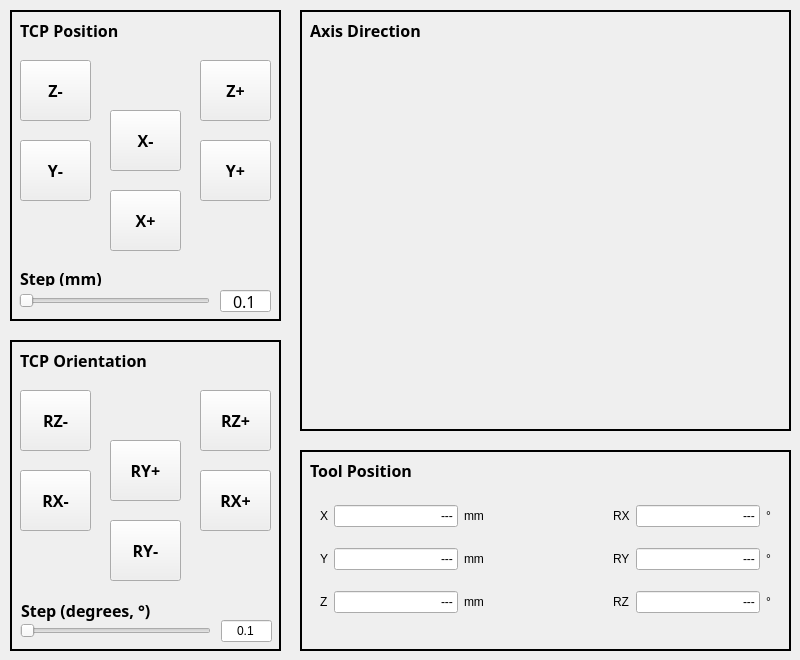
    <widget class="QWidget" name="tab_XYZ">
     <attribute name="title">
      <string>XYZ</string>
     </attribute>
     <widget class="QFrame" name="frame_tool_position">
      <property name="geometry">
       <rect>
        <x>300</x>
        <y>450</y>
        <width>491</width>
        <height>201</height>
       </rect>
      </property>
      <property name="frameShape">
       <enum>QFrame::Shape::Box</enum>
      </property>
      <property name="frameShadow">
       <enum>QFrame::Shadow::Plain</enum>
      </property>
      <property name="lineWidth">
       <number>2</number>
      </property>
      <property name="midLineWidth">
       <number>0</number>
      </property>
      <widget class="QLabel" name="label_tool_position">
       <property name="geometry">
        <rect>
         <x>10</x>
         <y>10</y>
         <width>251</width>
         <height>20</height>
        </rect>
       </property>
       <property name="font">
        <font>
         <family>Yu Gothic</family>
         <pointsize>12</pointsize>
         <bold>true</bold>
        </font>
       </property>
       <property name="text">
        <string>Tool Position</string>
       </property>
      </widget>
      <widget class="QWidget" name="layoutWidget">
       <property name="geometry">
        <rect>
         <x>20</x>
         <y>40</y>
         <width>451</width>
         <height>141</height>
        </rect>
       </property>
       <layout class="QGridLayout" name="gridLayout">
        <item row="0" column="4">
         <widget class="QLabel" name="label_9">
          <property name="text">
           <string>RX</string>
          </property>
         </widget>
        </item>
        <item row="0" column="3">
         <spacer name="horizontalSpacer">
          <property name="orientation">
           <enum>Qt::Orientation::Horizontal</enum>
          </property>
          <property name="sizeHint" stdset="0">
           <size>
            <width>13</width>
            <height>20</height>
           </size>
          </property>
         </spacer>
        </item>
        <item row="2" column="6">
         <widget class="QLabel" name="label_8">
          <property name="text">
           <string>°</string>
          </property>
         </widget>
        </item>
        <item row="1" column="2">
         <widget class="QLabel" name="label_5">
          <property name="text">
           <string>mm</string>
          </property>
         </widget>
        </item>
        <item row="1" column="5">
         <widget class="QLineEdit" name="lineEdit_RY">
          <property name="text">
           <string>---</string>
          </property>
          <property name="alignment">
           <set>Qt::AlignmentFlag::AlignRight|Qt::AlignmentFlag::AlignTrailing|Qt::AlignmentFlag::AlignVCenter</set>
          </property>
          <property name="readOnly">
           <bool>true</bool>
          </property>
         </widget>
        </item>
        <item row="0" column="6">
         <widget class="QLabel" name="label_7">
          <property name="text">
           <string>°</string>
          </property>
         </widget>
        </item>
        <item row="0" column="2">
         <widget class="QLabel" name="label_4">
          <property name="text">
           <string>mm</string>
          </property>
         </widget>
        </item>
        <item row="0" column="0">
         <widget class="QLabel" name="label">
          <property name="text">
           <string>X</string>
          </property>
         </widget>
        </item>
        <item row="0" column="1">
         <widget class="QLineEdit" name="lineEdit_X">
          <property name="text">
           <string>---</string>
          </property>
          <property name="cursorPosition">
           <number>3</number>
          </property>
          <property name="alignment">
           <set>Qt::AlignmentFlag::AlignRight|Qt::AlignmentFlag::AlignTrailing|Qt::AlignmentFlag::AlignVCenter</set>
          </property>
          <property name="readOnly">
           <bool>true</bool>
          </property>
         </widget>
        </item>
        <item row="1" column="6">
         <widget class="QLabel" name="label_12">
          <property name="text">
           <string>°</string>
          </property>
         </widget>
        </item>
        <item row="2" column="5">
         <widget class="QLineEdit" name="lineEdit_RZ">
          <property name="text">
           <string>---</string>
          </property>
          <property name="alignment">
           <set>Qt::AlignmentFlag::AlignRight|Qt::AlignmentFlag::AlignTrailing|Qt::AlignmentFlag::AlignVCenter</set>
          </property>
          <property name="readOnly">
           <bool>true</bool>
          </property>
         </widget>
        </item>
        <item row="2" column="1">
         <widget class="QLineEdit" name="lineEdit_Z">
          <property name="enabled">
           <bool>true</bool>
          </property>
          <property name="text">
           <string>---</string>
          </property>
          <property name="alignment">
           <set>Qt::AlignmentFlag::AlignRight|Qt::AlignmentFlag::AlignTrailing|Qt::AlignmentFlag::AlignVCenter</set>
          </property>
          <property name="readOnly">
           <bool>true</bool>
          </property>
         </widget>
        </item>
        <item row="0" column="5">
         <widget class="QLineEdit" name="lineEdit_RX">
          <property name="text">
           <string>---</string>
          </property>
          <property name="alignment">
           <set>Qt::AlignmentFlag::AlignRight|Qt::AlignmentFlag::AlignTrailing|Qt::AlignmentFlag::AlignVCenter</set>
          </property>
          <property name="readOnly">
           <bool>true</bool>
          </property>
         </widget>
        </item>
        <item row="1" column="1">
         <widget class="QLineEdit" name="lineEdit_Y">
          <property name="text">
           <string>---</string>
          </property>
          <property name="alignment">
           <set>Qt::AlignmentFlag::AlignRight|Qt::AlignmentFlag::AlignTrailing|Qt::AlignmentFlag::AlignVCenter</set>
          </property>
          <property name="readOnly">
           <bool>true</bool>
          </property>
         </widget>
        </item>
        <item row="1" column="4">
         <widget class="QLabel" name="label_10">
          <property name="text">
           <string>RY</string>
          </property>
         </widget>
        </item>
        <item row="2" column="0">
         <widget class="QLabel" name="label_3">
          <property name="text">
           <string>Z</string>
          </property>
         </widget>
        </item>
        <item row="2" column="2">
         <widget class="QLabel" name="label_6">
          <property name="text">
           <string>mm</string>
          </property>
         </widget>
        </item>
        <item row="1" column="0">
         <widget class="QLabel" name="label_2">
          <property name="text">
           <string>Y</string>
          </property>
         </widget>
        </item>
        <item row="2" column="4">
         <widget class="QLabel" name="label_11">
          <property name="text">
           <string>RZ</string>
          </property>
         </widget>
        </item>
       </layout>
      </widget>
     </widget>
     <widget class="QFrame" name="frame_axis_direction">
      <property name="geometry">
       <rect>
        <x>300</x>
        <y>10</y>
        <width>491</width>
        <height>421</height>
       </rect>
      </property>
      <property name="frameShape">
       <enum>QFrame::Shape::Box</enum>
      </property>
      <property name="frameShadow">
       <enum>QFrame::Shadow::Plain</enum>
      </property>
      <property name="lineWidth">
       <number>2</number>
      </property>
      <property name="midLineWidth">
       <number>0</number>
      </property>
      <widget class="QLabel" name="label_axis_picture">
       <property name="geometry">
        <rect>
         <x>10</x>
         <y>10</y>
         <width>251</width>
         <height>20</height>
        </rect>
       </property>
       <property name="font">
        <font>
         <family>Yu Gothic</family>
         <pointsize>12</pointsize>
         <bold>true</bold>
        </font>
       </property>
       <property name="text">
        <string>Axis Direction</string>
       </property>
      </widget>
      <widget class="QLabel" name="axis_picture">
       <property name="geometry">
        <rect>
         <x>10</x>
         <y>60</y>
         <width>471</width>
         <height>331</height>
        </rect>
       </property>
       <property name="text">
        <string/>
       </property>
       <property name="pixmap">
        <pixmap>rcc/axis_png.png</pixmap>
       </property>
       <property name="scaledContents">
        <bool>true</bool>
       </property>
      </widget>
     </widget>
     <widget class="QFrame" name="frame_tcp_orientation">
      <property name="geometry">
       <rect>
        <x>10</x>
        <y>340</y>
        <width>271</width>
        <height>311</height>
       </rect>
      </property>
      <property name="frameShape">
       <enum>QFrame::Shape::Box</enum>
      </property>
      <property name="frameShadow">
       <enum>QFrame::Shadow::Plain</enum>
      </property>
      <property name="lineWidth">
       <number>2</number>
      </property>
      <property name="midLineWidth">
       <number>0</number>
      </property>
      <widget class="QPushButton" name="btn_RYm">
       <property name="geometry">
        <rect>
         <x>100</x>
         <y>180</y>
         <width>71</width>
         <height>61</height>
        </rect>
       </property>
       <property name="font">
        <font>
         <family>Yu Gothic</family>
         <pointsize>12</pointsize>
         <bold>true</bold>
         <underline>false</underline>
        </font>
       </property>
       <property name="cursor">
        <cursorShape>PointingHandCursor</cursorShape>
       </property>
       <property name="text">
        <string>RY-</string>
       </property>
      </widget>
      <widget class="QLabel" name="label_tcp_orientation">
       <property name="geometry">
        <rect>
         <x>10</x>
         <y>10</y>
         <width>251</width>
         <height>20</height>
        </rect>
       </property>
       <property name="font">
        <font>
         <family>Yu Gothic</family>
         <pointsize>12</pointsize>
         <bold>true</bold>
        </font>
       </property>
       <property name="text">
        <string>TCP Orientation</string>
       </property>
      </widget>
      <widget class="QPushButton" name="btn_RYp">
       <property name="geometry">
        <rect>
         <x>100</x>
         <y>100</y>
         <width>71</width>
         <height>61</height>
        </rect>
       </property>
       <property name="font">
        <font>
         <family>Yu Gothic</family>
         <pointsize>12</pointsize>
         <italic>false</italic>
         <bold>true</bold>
         <underline>false</underline>
         <strikeout>false</strikeout>
         <kerning>true</kerning>
        </font>
       </property>
       <property name="cursor">
        <cursorShape>PointingHandCursor</cursorShape>
       </property>
       <property name="text">
        <string>RY+</string>
       </property>
      </widget>
      <widget class="QPushButton" name="btn_RXp">
       <property name="geometry">
        <rect>
         <x>190</x>
         <y>130</y>
         <width>71</width>
         <height>61</height>
        </rect>
       </property>
       <property name="font">
        <font>
         <family>Yu Gothic</family>
         <pointsize>12</pointsize>
         <bold>true</bold>
         <underline>false</underline>
        </font>
       </property>
       <property name="cursor">
        <cursorShape>PointingHandCursor</cursorShape>
       </property>
       <property name="text">
        <string>RX+</string>
       </property>
      </widget>
      <widget class="QPushButton" name="btn_RXm">
       <property name="geometry">
        <rect>
         <x>10</x>
         <y>130</y>
         <width>71</width>
         <height>61</height>
        </rect>
       </property>
       <property name="font">
        <font>
         <family>Yu Gothic</family>
         <pointsize>12</pointsize>
         <bold>true</bold>
         <underline>false</underline>
        </font>
       </property>
       <property name="cursor">
        <cursorShape>PointingHandCursor</cursorShape>
       </property>
       <property name="text">
        <string>RX-</string>
       </property>
      </widget>
      <widget class="QPushButton" name="btn_RZm">
       <property name="geometry">
        <rect>
         <x>10</x>
         <y>50</y>
         <width>71</width>
         <height>61</height>
        </rect>
       </property>
       <property name="font">
        <font>
         <family>Yu Gothic</family>
         <pointsize>12</pointsize>
         <bold>true</bold>
         <underline>false</underline>
        </font>
       </property>
       <property name="cursor">
        <cursorShape>PointingHandCursor</cursorShape>
       </property>
       <property name="text">
        <string>RZ-</string>
       </property>
       <property name="iconSize">
        <size>
         <width>50</width>
         <height>50</height>
        </size>
       </property>
      </widget>
      <widget class="QPushButton" name="btn_RZp">
       <property name="geometry">
        <rect>
         <x>190</x>
         <y>50</y>
         <width>71</width>
         <height>61</height>
        </rect>
       </property>
       <property name="font">
        <font>
         <family>Yu Gothic</family>
         <pointsize>12</pointsize>
         <bold>true</bold>
         <underline>false</underline>
        </font>
       </property>
       <property name="cursor">
        <cursorShape>PointingHandCursor</cursorShape>
       </property>
       <property name="text">
        <string>RZ+</string>
       </property>
      </widget>
      <widget class="QLabel" name="label_step_degrees">
       <property name="geometry">
        <rect>
         <x>11</x>
         <y>260</y>
         <width>251</width>
         <height>21</height>
        </rect>
       </property>
       <property name="font">
        <font>
         <family>Yu Gothic</family>
         <pointsize>12</pointsize>
         <bold>true</bold>
        </font>
       </property>
       <property name="text">
        <string>Step (degrees, °)</string>
       </property>
      </widget>
      <widget class="QLineEdit" name="lineEdit_step_degrees_1">
       <property name="geometry">
        <rect>
         <x>211</x>
         <y>280</y>
         <width>51</width>
         <height>22</height>
        </rect>
       </property>
       <property name="text">
        <string>0.1</string>
       </property>
       <property name="alignment">
        <set>Qt::AlignmentFlag::AlignCenter</set>
       </property>
       <property name="readOnly">
        <bool>true</bool>
       </property>
      </widget>
      <widget class="QSlider" name="slider_step_degrees_1">
       <property name="geometry">
        <rect>
         <x>10</x>
         <y>280</y>
         <width>191</width>
         <height>22</height>
        </rect>
       </property>
       <property name="cursor">
        <cursorShape>ArrowCursor</cursorShape>
       </property>
       <property name="mouseTracking">
        <bool>true</bool>
       </property>
       <property name="minimum">
        <number>1</number>
       </property>
       <property name="maximum">
        <number>100</number>
       </property>
       <property name="value">
        <number>1</number>
       </property>
       <property name="orientation">
        <enum>Qt::Orientation::Horizontal</enum>
       </property>
       <property name="invertedAppearance">
        <bool>false</bool>
       </property>
       <property name="invertedControls">
        <bool>false</bool>
       </property>
      </widget>
     </widget>
     <widget class="QFrame" name="frame_tcp_position">
      <property name="enabled">
       <bool>true</bool>
      </property>
      <property name="geometry">
       <rect>
        <x>10</x>
        <y>10</y>
        <width>271</width>
        <height>311</height>
       </rect>
      </property>
      <property name="font">
       <font>
        <family>Yu Gothic</family>
        <pointsize>12</pointsize>
        <bold>false</bold>
       </font>
      </property>
      <property name="frameShape">
       <enum>QFrame::Shape::Box</enum>
      </property>
      <property name="frameShadow">
       <enum>QFrame::Shadow::Plain</enum>
      </property>
      <property name="lineWidth">
       <number>2</number>
      </property>
      <property name="midLineWidth">
       <number>0</number>
      </property>
      <widget class="QPushButton" name="btn_Ym">
       <property name="geometry">
        <rect>
         <x>10</x>
         <y>130</y>
         <width>71</width>
         <height>61</height>
        </rect>
       </property>
       <property name="font">
        <font>
         <family>Yu Gothic</family>
         <pointsize>12</pointsize>
         <bold>true</bold>
         <underline>false</underline>
        </font>
       </property>
       <property name="cursor">
        <cursorShape>PointingHandCursor</cursorShape>
       </property>
       <property name="text">
        <string>Y-</string>
       </property>
      </widget>
      <widget class="QLabel" name="label_tcp_position">
       <property name="geometry">
        <rect>
         <x>10</x>
         <y>10</y>
         <width>231</width>
         <height>20</height>
        </rect>
       </property>
       <property name="font">
        <font>
         <family>Yu Gothic</family>
         <pointsize>12</pointsize>
         <italic>false</italic>
         <bold>true</bold>
        </font>
       </property>
       <property name="text">
        <string>TCP Position</string>
       </property>
      </widget>
      <widget class="QPushButton" name="btn_Yp">
       <property name="geometry">
        <rect>
         <x>190</x>
         <y>130</y>
         <width>71</width>
         <height>61</height>
        </rect>
       </property>
       <property name="font">
        <font>
         <family>Yu Gothic</family>
         <pointsize>12</pointsize>
         <bold>true</bold>
         <underline>false</underline>
        </font>
       </property>
       <property name="cursor">
        <cursorShape>PointingHandCursor</cursorShape>
       </property>
       <property name="text">
        <string>Y+</string>
       </property>
       <property name="checkable">
        <bool>false</bool>
       </property>
       <property name="default">
        <bool>false</bool>
       </property>
       <property name="flat">
        <bool>false</bool>
       </property>
      </widget>
      <widget class="QPushButton" name="btn_Xp">
       <property name="geometry">
        <rect>
         <x>100</x>
         <y>180</y>
         <width>71</width>
         <height>61</height>
        </rect>
       </property>
       <property name="font">
        <font>
         <family>Yu Gothic</family>
         <pointsize>12</pointsize>
         <bold>true</bold>
         <underline>false</underline>
        </font>
       </property>
       <property name="cursor">
        <cursorShape>PointingHandCursor</cursorShape>
       </property>
       <property name="text">
        <string>X+</string>
       </property>
      </widget>
      <widget class="QPushButton" name="btn_Xm">
       <property name="geometry">
        <rect>
         <x>100</x>
         <y>100</y>
         <width>71</width>
         <height>61</height>
        </rect>
       </property>
       <property name="font">
        <font>
         <family>Yu Gothic</family>
         <pointsize>12</pointsize>
         <bold>true</bold>
         <underline>false</underline>
        </font>
       </property>
       <property name="cursor">
        <cursorShape>PointingHandCursor</cursorShape>
       </property>
       <property name="text">
        <string>X-</string>
       </property>
      </widget>
      <widget class="QPushButton" name="btn_Zm">
       <property name="enabled">
        <bool>true</bool>
       </property>
       <property name="geometry">
        <rect>
         <x>10</x>
         <y>50</y>
         <width>71</width>
         <height>61</height>
        </rect>
       </property>
       <property name="font">
        <font>
         <family>Yu Gothic</family>
         <pointsize>12</pointsize>
         <bold>true</bold>
         <underline>false</underline>
        </font>
       </property>
       <property name="cursor">
        <cursorShape>PointingHandCursor</cursorShape>
       </property>
       <property name="mouseTracking">
        <bool>false</bool>
       </property>
       <property name="tabletTracking">
        <bool>false</bool>
       </property>
       <property name="autoFillBackground">
        <bool>false</bool>
       </property>
       <property name="text">
        <string>Z-</string>
       </property>
       <property name="iconSize">
        <size>
         <width>50</width>
         <height>50</height>
        </size>
       </property>
      </widget>
      <widget class="QPushButton" name="btn_Zp">
       <property name="geometry">
        <rect>
         <x>190</x>
         <y>50</y>
         <width>71</width>
         <height>61</height>
        </rect>
       </property>
       <property name="font">
        <font>
         <family>Yu Gothic</family>
         <pointsize>12</pointsize>
         <bold>true</bold>
         <underline>false</underline>
        </font>
       </property>
       <property name="cursor">
        <cursorShape>PointingHandCursor</cursorShape>
       </property>
       <property name="text">
        <string>Z+</string>
       </property>
      </widget>
      <widget class="QLabel" name="label_step_mm">
       <property name="geometry">
        <rect>
         <x>10</x>
         <y>260</y>
         <width>251</width>
         <height>16</height>
        </rect>
       </property>
       <property name="font">
        <font>
         <family>Yu Gothic</family>
         <pointsize>12</pointsize>
         <bold>true</bold>
        </font>
       </property>
       <property name="text">
        <string>Step (mm)</string>
       </property>
      </widget>
      <widget class="QLineEdit" name="lineEdit_step_mm">
       <property name="geometry">
        <rect>
         <x>210</x>
         <y>280</y>
         <width>51</width>
         <height>22</height>
        </rect>
       </property>
       <property name="text">
        <string>0.1</string>
       </property>
       <property name="alignment">
        <set>Qt::AlignmentFlag::AlignCenter</set>
       </property>
       <property name="readOnly">
        <bool>true</bool>
       </property>
      </widget>
      <widget class="QSlider" name="slider_step_mm">
       <property name="geometry">
        <rect>
         <x>9</x>
         <y>280</y>
         <width>191</width>
         <height>22</height>
        </rect>
       </property>
       <property name="cursor">
        <cursorShape>ArrowCursor</cursorShape>
       </property>
       <property name="mouseTracking">
        <bool>true</bool>
       </property>
       <property name="minimum">
        <number>1</number>
       </property>
       <property name="maximum">
        <number>100</number>
       </property>
       <property name="value">
        <number>1</number>
       </property>
       <property name="sliderPosition">
        <number>1</number>
       </property>
       <property name="orientation">
        <enum>Qt::Orientation::Horizontal</enum>
       </property>
       <property name="invertedAppearance">
        <bool>false</bool>
       </property>
       <property name="invertedControls">
        <bool>false</bool>
       </property>
      </widget>
     </widget>
    </widget>
